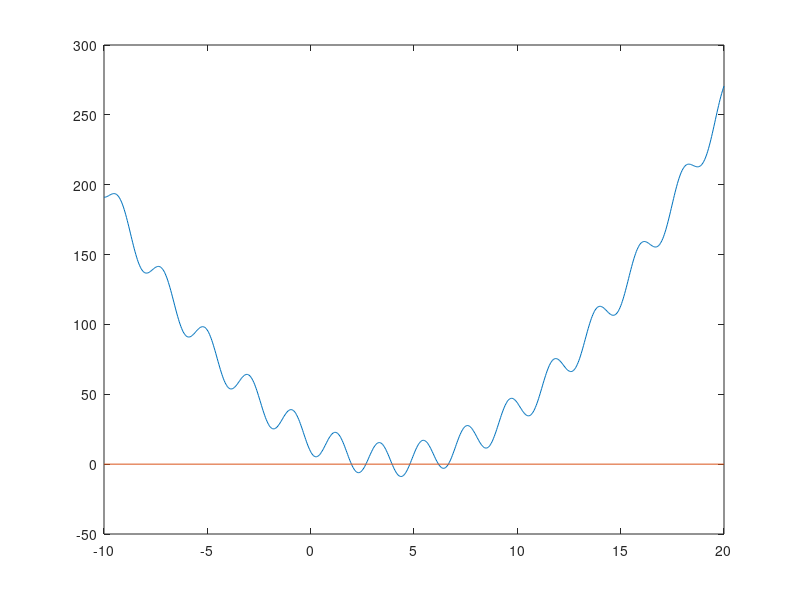

MATLAB code to generate this figure: (Note: this script raises an error after producing the figure.)
% KÖR SECTIONENS I KONSEKVENT ORDNING
%% a)
clearvars,clc,close all;
% definiera funktion
f = @(x) x.^2 - 8*x - 12*sin(3*x + 1) + 19;
dfdx = @(x) 2*x - 8 - 36*cos(3*x + 1);
d2fdx2 = @(x) 2 + 36*3*sin(3*x+1);

amount_points = 800;

a = -10; b = 20; % definiera interval
xs = linspace(a,b,amount_points);
ys = f(xs); % beräkna funktionsvärden

plot(xs,ys); hold on; plot([a,b],[0,0]); % plotta grafen och y=0

% hitta interval för lösningar
ys1 = ys(1:end-1);
ys2 = ys(2:end);
signs = ys1.*ys2;
rootindicies = find(signs < 0);
% hitta start- och slutinterval [a,b]
as = xs(1,rootindicies);
bs = xs(rootindicies+1);
% hitta mittpunkter och max errors, är halva intervallet
midpoints = (as + bs)/2;
maxerrors = abs(as-bs)/2;

% ger approximativa rötter vid x=1.9587 2.6721 3.9487 4.8123 6.2015 6.6521
% med max absolut fel 0.0188

%% b)

clc;

g = @(x) (1/19)*(x.^2 + 11*x - 12*sin(3*x+1))+1;
% notera att g = f/19 + x
% alltså ger g(r) = r att f(r) = 0

% undersök vilka approximativa rötter som kan hittas med fpi genom att se vilka som har
% derivator vilka till beloppet är mindre än 1

dgdx = @(x) (1/19)*(2*x + 11 - 36*cos(3*x+1));
%approx_roots = [2,2.66,4,4.77,6.2,6.65];
approx_roots = midpoints
derivatives = dgdx(approx_roots)

% ger att 2, 4, 6.2 kan hittas med fpi
% (detta var inte empiriskt ): )


roots = zeros(1,length(approx_roots)); % pre-allocate array med rötter

% beräkna hur många iterationer som behövs för att (ungefär) få ett 
% fel < 10^-10 (ta med de som inte konvergerar för empiriska syften)
ns = ceil(abs((ones(1,length(maxerrors)) * log10(10^-10) - log10(maxerrors))./log10(abs(derivatives))));
ns = ns + 50 % lägg till godtycklig mängd iterationer för att vara på säkra sidan
   

for i = 1:length(approx_roots)
    roots(1,i) = fpi_method(g,approx_roots(1,i),ns(1,i),10e-11); % stopping criteria 10 gånger mindre för säkerhets skull
end


% kolla vilka startgissningar som kunde hittas med metoden
start_guess_tolerance = 0.1;
root_start_guess_difference = abs(approx_roots-roots);
could_be_found_vec = root_start_guess_difference < start_guess_tolerance;
found_indexes = find(could_be_found_vec);
found_roots = roots(found_indexes);
disp(['Hittade följande rötter: ',num2str(found_roots)])

roots

r1s = roots;


%% c)

clc;

approx_roots = midpoints

% approximera antalet iterationer som krävs för begärt fel
initial_errors = maxerrors;
desired_errors = ones(1,length(approx_roots)) * 10^-15; % -15 pga nästa deluppgift
err_mult = abs(d2fdx2(approx_roots)/ (2 * dfdx(approx_roots))); %% anta att derivatorna genom processen liknar de initiella värdena
ns = ceil(log2(log10(desired_errors) ./ (log10(err_mult) + 2*log10(initial_errors))) + 2); % beräkna antalet iterationer som krävs för varje rot
ns = ns+3 % extra iteration för kompensera för approximeringen av antal iterationer krävda

required_iterations = max(ns); % värden liknar varandra, välj max för simplifiera resten

roots = newtons_method(f,midpoints,required_iterations+1000,dfdx)


%% d) i

clc; close all;


x0 = approx_roots(1,1)
xi_newt = x0;
xi_fpi = x0;
r = roots(1,1)
n = 100;

errs = zeros(2,n);

% iterera n gånger och kom ihåg felet
for i = 1:n

    % record errors
    errs(1,i) = abs(xi_newt - r);
    errs(2,i) = abs(xi_fpi - r);

    xi_newt = xi_newt - (f(xi_newt)/dfdx(xi_newt));
    xi_fpi = g(xi_fpi);

end

xi_fpi
xi_newt

% prova att plotta formler för konvergensen
nits = 1:n;
newt_error = @(n,d,ie) d.^(2.^(n-2)) .* ie.^(2.^(n-1));
d = abs(d2fdx2(approx_roots)/ (2 * dfdx(approx_roots)));
ie = abs(x0 - r);
ne_mat = @(n) newt_error(n,d,ie);

n_err_vals = ne_mat(nits);

% plotta felen
figure(1);
semilogy(1:n,errs(1,1:end),'g'); 
hold on; 
semilogy(1:n,errs(2,1:end),'r');
hold on; 
semilogy(nits,n_err_vals,'b');

%% d) ii
% plotta konvergensen

newt_xs = errs(1,1:end-1);
newt_ys = errs(1,2:end);

fip_xs = errs(2,1:end-1);
fip_ys = errs(2,2:end);

figure(2);
loglog(newt_xs,newt_ys,'b.');
hold on;
loglog(fip_xs,fip_ys,'g.');

